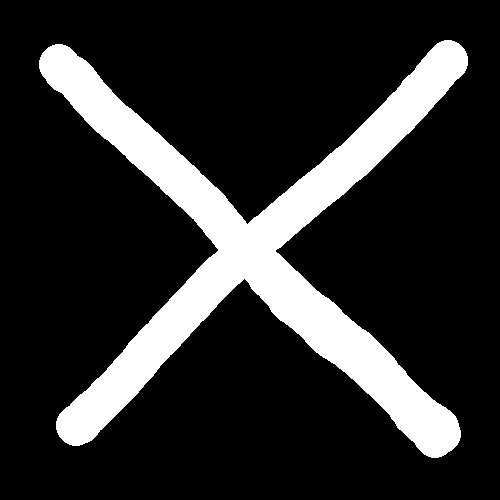
#> input picture hopfieldNetwork/data/img-0.jpeg, 500 x 500 px; its folder holds only this picture in this run
$ jupyter execute --allow-errors main.ipynb
#> lines starting #> are read from the running program, lines starting #| are printed output that depends on the picture
[cell 1]
import glob
from pathlib import Path

import random

import numpy as np
from numba import njit, prange

import matplotlib.pyplot as plt
from PIL import Image

[cell 2]
def load_images(path: Path, thumbnail_shape: tuple) -> list[np.ndarray]:
#> called with thumbnail_shape = (16, 16)
    fnc1 = np.vectorize(lambda t: 1 if t >= 0.5 else -1)
    files = glob.glob(path.as_posix())
    images = []
    for f in files:
        img = Image.open(f).convert('L')
        img.thumbnail(thumbnail_shape, Image.Resampling.BICUBIC)
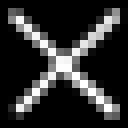
#> img: PIL image 16x16 L (shown 8 times larger); min 0, max 255, mean 46
        img = np.array(img)
        img = np.apply_along_axis(fnc1, 0, img)
        images.append(img)
    return images

[cell 3]
@njit(fastmath=True)
def fit(data: np.ndarray, n: int):
    w = np.zeros((n, n))
    for i in prange(data.shape[0]):
        w += data[i]*data[i].reshape((n, 1))
    return w/n*(1-np.eye(n))


@njit(fastmath=True)
def reconstruct(x: np.ndarray, w: np.ndarray, n: int, niter: int):
    for i in prange(niter):
        idx = random.randint(0, n-1)
        x[idx] = 1 if np.dot(w[idx], x) >= 0 else -1
    return x


class HopfieldNetwork:
    def __init__(self, n: int) -> None:
        self.n: int = n
        self.memshape: tuple = (n, n)
        self.w: np.ndarray = np.zeros((n, n))

    def learn(self, data: list[np.ndarray]):
        w = fit(np.array([d.flatten() for d in data]), self.n)
        self.w = w

    def reconstruct(self, x: np.ndarray, niter: int):
        return reconstruct(x.flatten(), self.w, self.n, niter)

[cell 4]
data = load_images(Path('.', 'data', '*'), (16, 16))
#> data = 1 item

for d in data:
    img = plt.imshow(d, cmap='gray')
    plt.colorbar(img)
    plt.show()
#> this loop made 1 pass
#> pass 1, `plt.show()`:
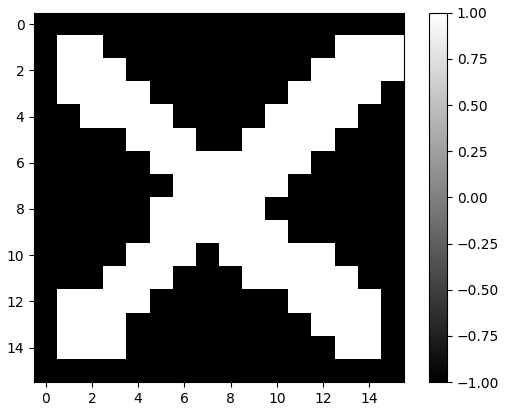
#> figure drawn by matplotlib, 2 panels

[cell 5]
n = 16*16
memshape = (n, n)

model = HopfieldNetwork(n)
model.learn(data)
#> in learn, `w = fit(np.array([d.flatten() for d in data]), self.n)`:
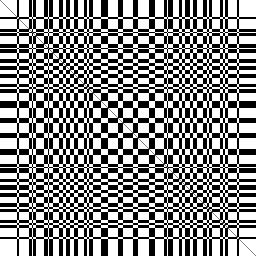
#> w: shape (256, 256) float64; min -0.00391, max 0.00391, mean 0.000277; drawn with min black and max white

[cell 6]
img = plt.imshow(model.w, cmap='gray')
plt.colorbar(img)
plt.show()
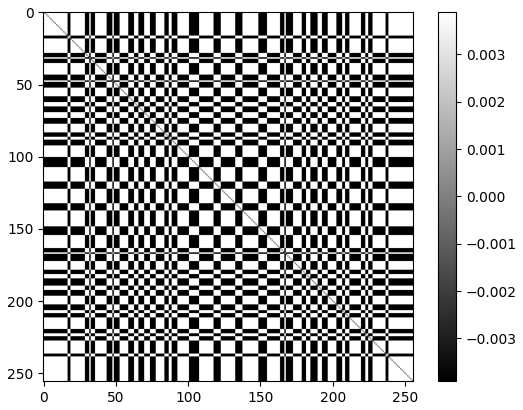
#> figure drawn by matplotlib, 2 panels

$ run again, on hopfieldNetwork/data/img-1.jpeg
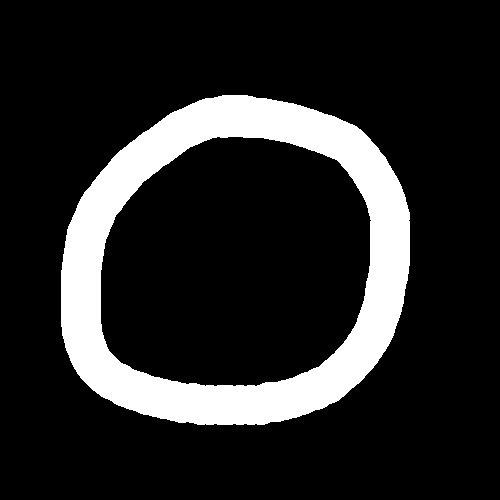
#> input picture hopfieldNetwork/data/img-1.jpeg, 500 x 500 px
#> data = 1 item
#> the loop `for d in data:` made 1 pass
#> in learn, `w = fit(np.array([d.flatten() for d in data]), self.n)`:
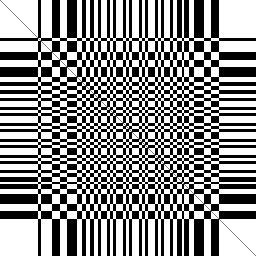
#> w: shape (256, 256) float64; min -0.00391, max 0.00391, mean 0.000386; drawn with min black and max white
#> `plt.show()`:
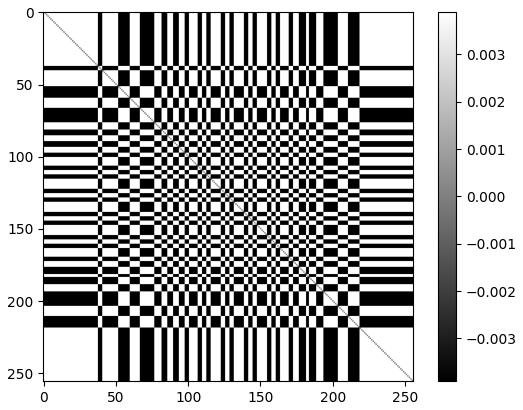
#> figure drawn by matplotlib, 2 panels

$ run again, on hopfieldNetwork/data/img-2.jpeg
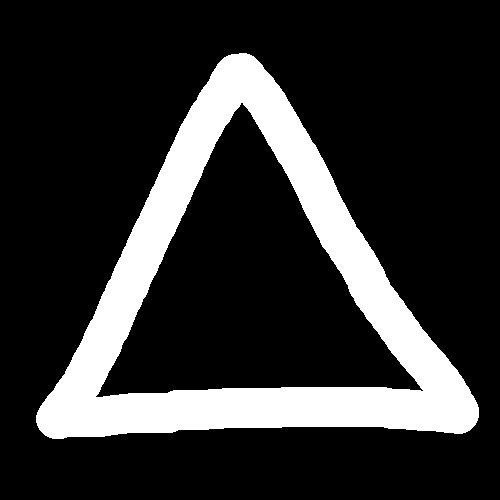
#> input picture hopfieldNetwork/data/img-2.jpeg, 500 x 500 px
#> data = 1 item
#> the loop `for d in data:` made 1 pass
#> in learn, `w = fit(np.array([d.flatten() for d in data]), self.n)`:
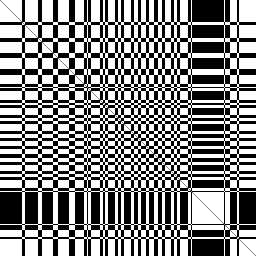
#> w: shape (256, 256) float64; min -0.00391, max 0.00391, mean 0.000172; drawn with min black and max white
#> `plt.show()`:
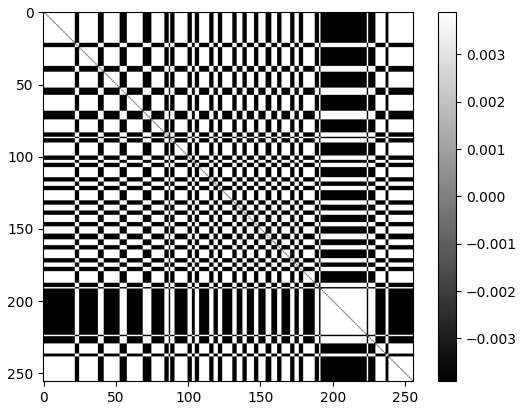
#> figure drawn by matplotlib, 2 panels
